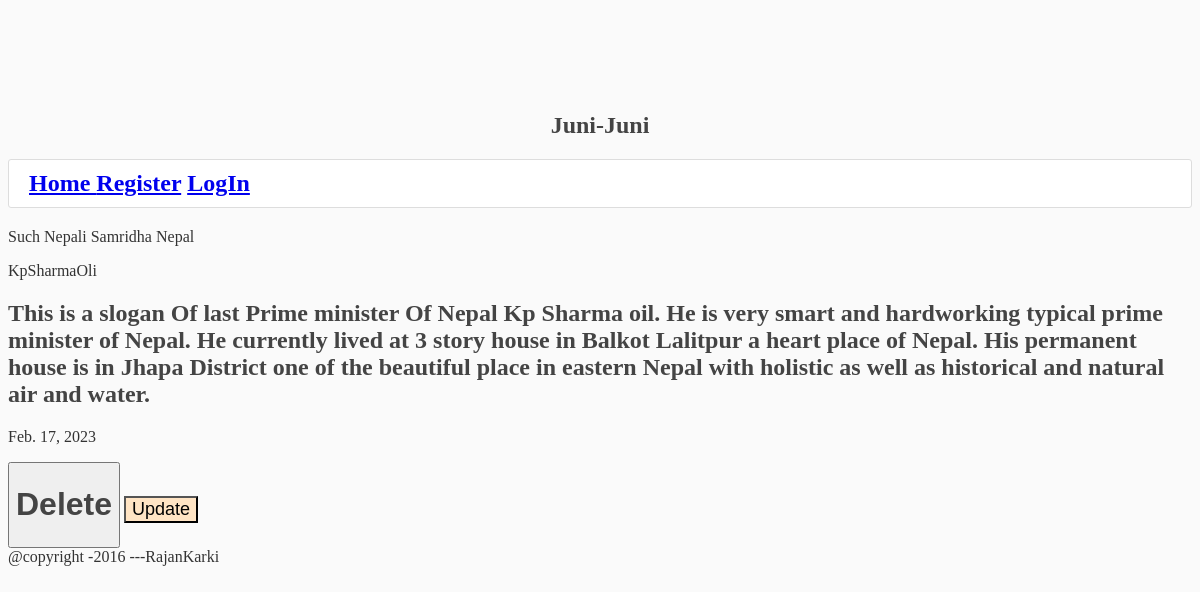
The app's page /poet/23/ with its own data.
### juni_juni/models.py (models this page shows, shortened)
class Poet(models.Model):
    headline = models.CharField(max_length=280)
    Description = models.TextField()
    date_posted = models.DateField(auto_now_add=True)
    lekhak = models.ForeignKey(User, on_delete= models.CASCADE)

### juni_juni/views.py (the view)
# urls.py: path('poet/<int:pk>/', views.poet_detail, name = 'poet-detail'),
def poet_detail(request, pk):
    poet= Poet.objects.get(id=pk)
    context ={
        'poet':poet
    }
    return render(request, 'juni_juni/detail.html', context)

### juni_juni/templates/juni_juni/detail.html (shortened to what this page needs)
{%extends 'juni_juni/base.html'%}
{%block content%}
<div class ='main'>{{poet.headline}}</div>
<p>{{poet.lekhak}}</p>
<h2>{{poet.Description}}</h2>
<p>{{poet.date_posted}}</p>
<a href ='{%url 'delete' poet.pk%}'><button class = 'btn-btn-danger'><h1>Delete</h1></button></a>
<a href ='{%url 'update'%}'><button class = 'btn-btn-primary'>Update</button></a>
{%endblock content%}

### juni_juni/static/juni_juni/main.css (style rules this page uses)
body { background: #fafafa; color: #333333; margin-top: 7rem; }
h1, h2, h3, h4, h5, h6 { color: #444444; }
.btn-btn-primary { font-weight: 100; background-color: bisque; font-size: large; }
.btn-btn-danger { font-size: medium; color: red; }

### records on screen
Poet: headline "Such Nepali Samridha Nepal", lekhak "KpSharmaOli", Description "This is a slogan Of last Prime minister Of Nepal Kp Sharma oil. He is very smart and hardworking typical prime minister of Nepal. He currently lived at 3 story house in Balkot Lalitpur a heart place of Nepal. His permanent house is in Jhapa District one of the beautiful place in eastern Nepal with holistic as well as historical and natural air and water.", date_posted "Feb. 17, 2023"
